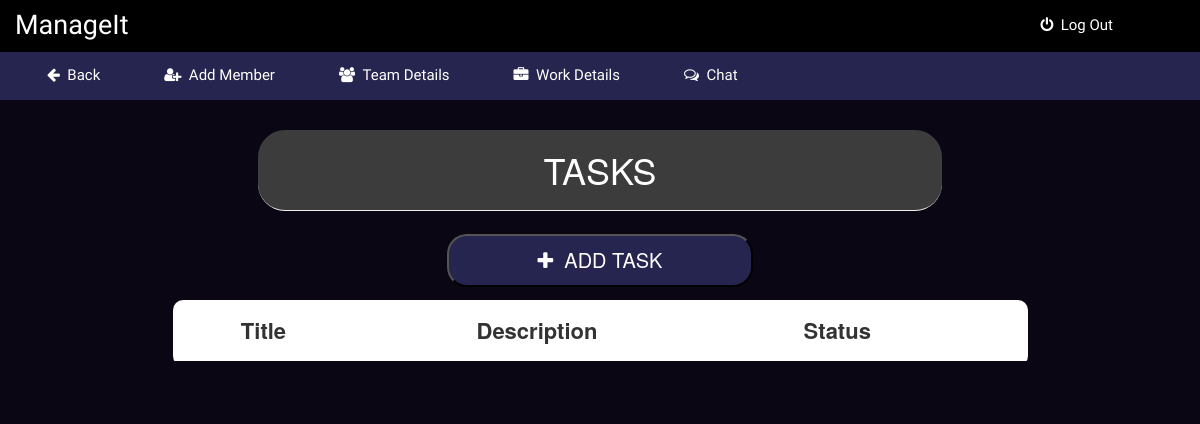
The app's page /1/1/workdetails (signed in), older data.
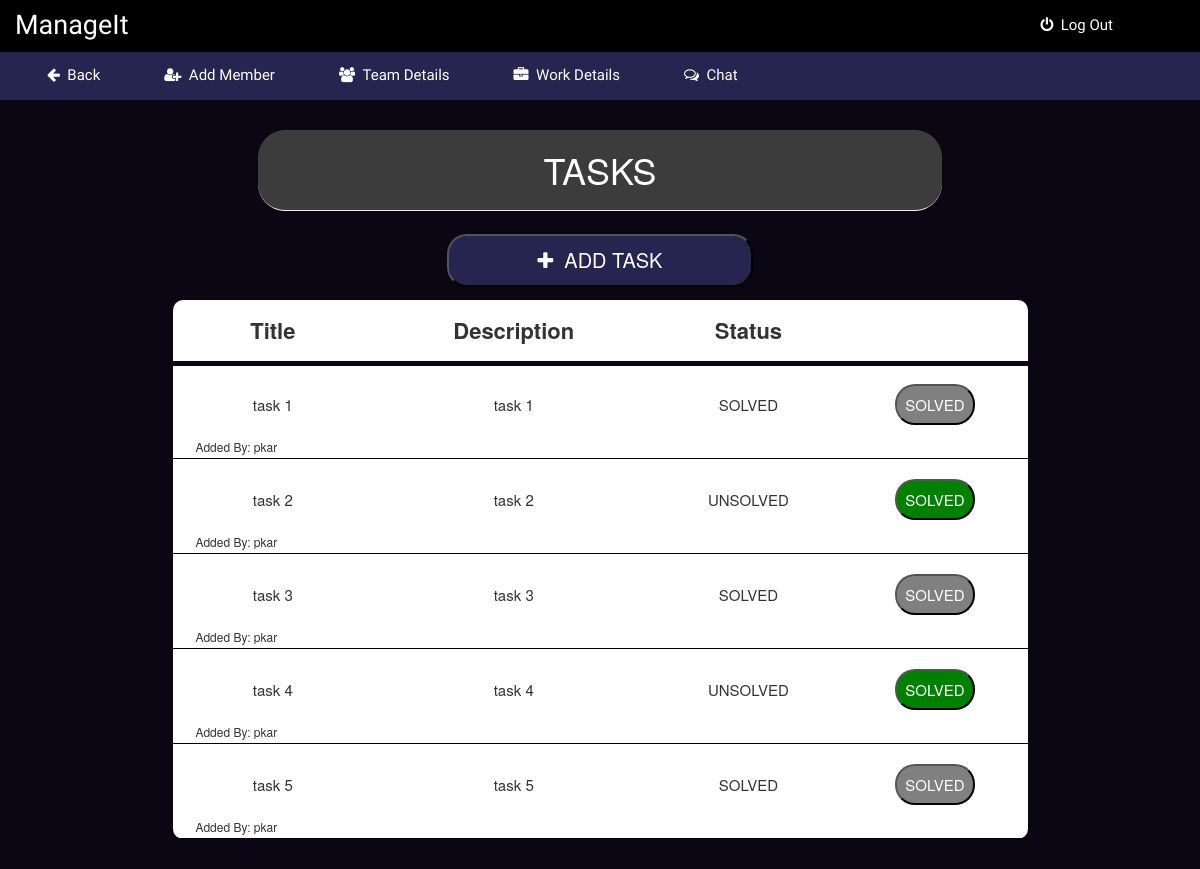
The same page, newer data.
### app.py (models this page shows)
class ProjectTask(UserMixin, db.Model):
    id = db.Column(db.Integer, primary_key=True)
    title = db.Column(db.String(15), nullable=False)
    description = db.Column(db.String(15), nullable=False)
    status = db.Column(db.Text, nullable=False, default='UNSOLVED')
    addedby = db.Column(db.String(15), nullable=False)
    project_tasks = db.relationship('Projectdetail', backref='author1', lazy=True)
    projectid= db.Column(db.Integer, db.ForeignKey('projectdetail.projectid'), nullable=False)

### app.py (the view, shortened to what this page needs)
@app.route("/<int:project_id>/<string:project_name>/workdetails", methods=['GET', 'POST'])
@login_required
def workdetails(project_id, project_name):
    task = Project.query.get_or_404(project_id)
    form = AddEmpForm()
    form2 = TaskForm()
    form.emp_name.choices = [(user.username) for user in User.query.all()]
    if form2.title.data !=None and form2.des.data!=None:
        new_issue = ProjectTask(title=form2.title.data, description=form2.des.data, addedby=current_user.username, projectid=project_id)
        db.session.add(new_issue)
        db.session.commit()
        flash('Issue Added!')
    project = ProjectTask.query.filter_by(projectid=project_id).all()
    return render_template('workdetails.html', title='Update Project', task=task, form2=form2, legend='Update Project', name=current_user.username, form=form, project=project)

### app.py (called while the page is built)
@login_manager.user_loader
def load_user(user_id):
    return User.query.get(int(user_id))

### templates/workdetails.html (shortened to what this page needs)
{% extends "bootstrap/base.html" %}
{% import "bootstrap/wtf.html" as wtf %}
{% block styles %}
{{super()}}
<link rel="stylesheet" href="{{url_for('.static', filename='workdetails.css')}}">
<link rel="stylesheet" href="https://maxcdn.bootstrapcdn.com/font-awesome/4.7.0/css/font-awesome.min.css">
{% endblock %}
{% block content %}
    <nav class="navbar navbar-fixed-top">
      <div class="container-fluid">
        <div class="navbar-header">
          <center><h4>ManageIt</h4></center>
        </div>
        <div class="nav-con">
          <ul>
            <li><a href="{{ url_for('logout') }}"><i class="fa fa-power-off" aria-hidden="true"></i>&nbsp&nbspLog Out</a></li>
          </ul>
        </div>
      </div>
    </nav>
    <nav class="navbar-top">
      <div class="container-fluid">
        <div class="nav-con-top">
          <ul>
            <li><a href="{{ url_for('myproject') }}"><i class="fa fa-arrow-left" aria-hidden="true"></i>&nbsp&nbspBack</a></li>
            {% if name == task.creator %}
               <li><a href="#" data-toggle="modal" data-target="#staticModal"><i class="fa fa-user-plus" aria-hidden="true"></i>&nbsp&nbspAdd Member</a></li>
            {% endif %}
            <li><a href="{{ url_for('update_project', project_id=task.id, project_name=task.projectname) }}"><i class="fa fa-group" aria-hidden="true"></i>&nbsp&nbspTeam Details</a></li>
            <li><a href="#"><i class="fa fa-briefcase" aria-hidden="true"></i>&nbsp&nbspWork Details</a></li>
            <li><a href="{{ url_for('chat', project_id=task.id, project_name=task.projectname) }}"><i class="fa fa-comments-o" aria-hidden="true"></i>&nbsp&nbspChat</a></li>
          </ul>
        </div>
      </div>
    </nav>
    <div class="container-fluid">
      <div class="row">
        <div class="main">
          <center><h1 class="page-header">TASKS</h1></center>
          <div class="btn">
            <button data-toggle="modal" data-target="#smallModal" ><i class="fa fa-plus" aria-hidden="true"></i>&nbsp&nbspADD TASK</button>
          </div>
          <div class="work-details">
            <table>
                <thead>
                  <tr>
                    <th>Title</th>
                    <th>Description</th>
                    <th>Status</th>
                    <th></th>
                  </tr>
                </thead>
                <tbody>
                  {% for p in project %}
                      <tr class="spacer"></tr>
                      <tr class="content">
                        <td>{{p.title}}</td>
                        <td>{{p.description}}</td>
                        <td>{{p.status}}</td>
                        <td>
                        <form method="POST" action="{{ url_for('update_task', task_id=p.id, project_id=task.id, project_name=task.projectname) }}">
                        {% if p.status != 'SOLVED' %}
                          <button type= "submit" name="STATUS" value="SOLVED">SOLVED</button>
                        {% else %}
                          <button type= "button" name="STATUS" value="SOLVED" style="background-color: grey;">SOLVED</button>
                        {% endif %}
                        </form>
                        </td>
                      </tr>
                      <tr class="foot">
                        <td>&nbsp&nbsp&nbsp&nbsp&nbsp&nbspAdded By: {{p.addedby}}</td>
                      </tr>
                  {% endfor %}
                </tbody>
              </table>
          </div>
        </div>
      </div>
    </div>
{% endblock %}

### static/workdetails.css (style rules this page uses)
* { box-sizing: border-box; }
body { padding-top: 50px; background-color: #0a0614; }
.navbar-fixed-top { padding: 0px; background-color: black; }
.navbar-header { width: 100px; margin-top: 1px; margin-bottom: 0px; }
.navbar-header h4 { font-size: 27px; font-family: 'Piedra', cursive; color: white; padding: 0px; }
.nav-con { float: right; }
.nav-con ul { display: inline; list-style: none; text-decoration: none; color: white; }
.nav-con ul li { float: left; padding: 14px; }
.nav-con ul li a { text-decoration: none; color: white; font-size: 15px; font-family: 'Piedra', cursive; padding: 18px; }
.navbar-top { padding: 0px; background-color: #25254f; }
.nav-con-top ul { display: inline; list-style: none; text-decoration: none; color: white; }
.nav-con-top ul li { float: left; padding: 14px; }
.nav-con-top ul li a { text-decoration: none; color: white; font-size: 15px; font-family: 'Piedra', cursive; padding: 18px; }
.main { padding: 30px; }
.main .page-header { margin-top: 0; background-color: rgb(60, 60, 60); padding: 20px; color: white; border-radius: 27px; width: 60%; }
.main .btn { width: 100%; padding: 2px; }
.main .btn button { padding: 10px; border-radius: 20px; width: 27%; background-color: #25254f; font-size: 20px; color: white; }
.main .work-details { width: 75%; margin: 0 auto; background: white; border-radius: 10px; margin-top: 10px; }
.main .work-details table { width: 100%; }
.main .work-details table thead { border-bottom: 5px solid #0a0614; }
.main .work-details table thead tr th { text-align: center; padding: 15px; font-size: 22px; border-radius: 10px; }
.main .work-details table tbody .content td { text-align: center; padding: 10px; font-size: 15px; }
.main .work-details table tbody .content td button { border-radius: 20px; background-color: green; padding: 8px; color: white; }
.main .work-details table tbody .foot { font-size: 12px; border-bottom: 0.5px solid black; }
.main .work-details table tbody .foot td { padding: 3px; }
.main .work-details table tbody .spacer { height: 10px; }

Row changes from the older to the newer data that the page shows:
added ProjectTask: title "task 1", description "task 1", status "SOLVED", addedby "pkar"
added ProjectTask: title "task 2", description "task 2", status "UNSOLVED", addedby "pkar"
added ProjectTask: title "task 3", description "task 3", status "SOLVED", addedby "pkar"
added ProjectTask: title "task 4", description "task 4", status "UNSOLVED", addedby "pkar"
added ProjectTask: title "task 5", description "task 5", status "SOLVED", addedby "pkar"
